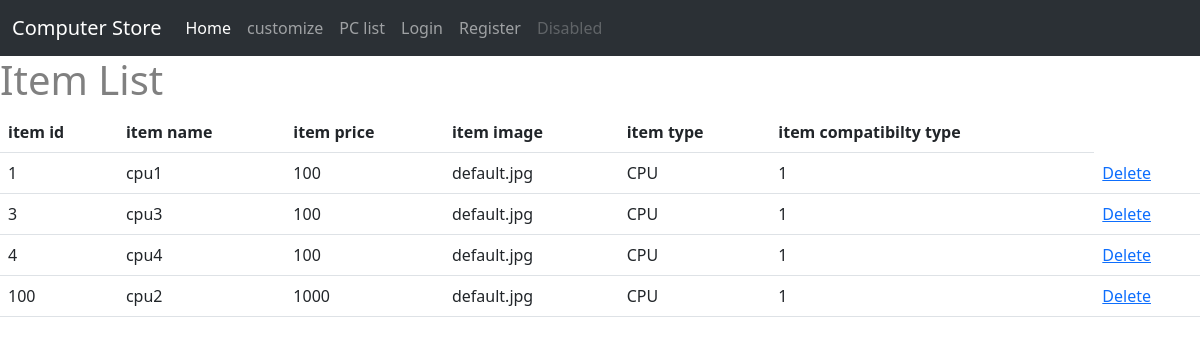
The app's page /displayItem, older data.
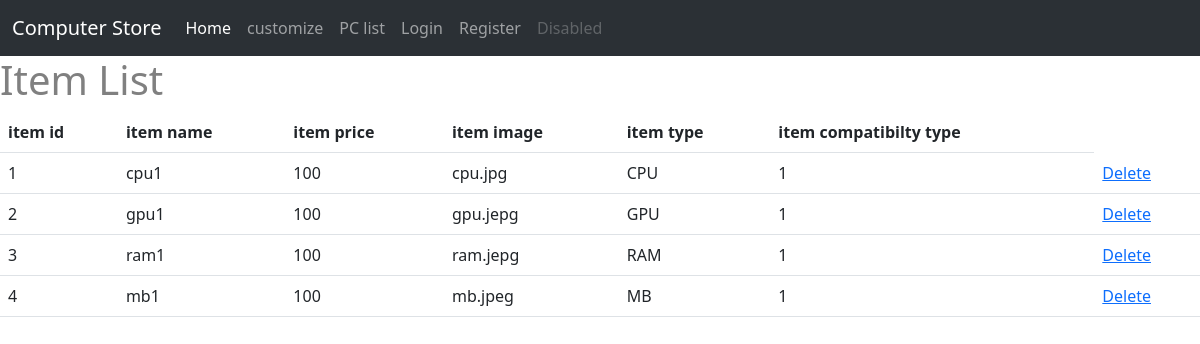
The same page, newer data.
### ltt/models.py (models this page shows, shortened)
class Item(db.Model):
    __tablename__ = 'item'
    id = db.Column(db.Integer,primary_key = True)
    item_name = db.Column(db.String(20))
    item_price = db.Column(db.Integer)
    item_image = db.Column(db.String(20), default = "default.jpg")
    item_type = db.Column(db.String(20))
    item_c = db.Column(db.Integer)
    comments = db.relationship("Comment",backref ="item")
    rate_count = db.Column(db.Integer, default = 0)
    rate_acc = db.Column(db.Integer,default = 0)

### ltt/view.py (the view)
@view.route('/displayItem')
def displayItem():
    items = Item.query.all()
    return render_template('displayItem.html', items = items)

### ltt/templates/displayItem.html (shortened to what this page needs)
{% extends "base.html" %}
{% block contend %}
<h1>Item List</h1>
<table class = "table table-hover">
    <thead>
        <tr>
            <th scope="col"> item id</th>
            <th scope="col">item name </th>
            <th scope="col"> item price</th>
            <th scope="col">item image </th>
            <th scope="col">item type </th>
            <th scope="col">item compatibilty type </th>
        </tr>
    </thead>
    <tbody>
        {% for item in items %}
        <tr>
            <td>{{item.id}}</td>
            <td>{{item.item_name}}</td>
            <td>{{item.item_price}}</td>
            <td>{{item.item_image}}</td>
            <td>{{item.item_type}}</td>
            <td>{{item.item_c}}</td>
            <td>
                <a href="/delete/{{item.id}}">Delete</a>
            </td>
        </tr>
        {% endfor %}
    </tbody>
</table>
{% endblock %}

Row changes from the older to the newer data that the page shows:
removed Item: id "100", item_name "cpu2", item_price "1000", item_image "default.jpg", item_type "CPU", item_c "1"
changed Item "cpu1": item_image "default.jpg" → "cpu.jpg"
added Item: id "2", item_name "gpu1", item_price "100", item_image "gpu.jepg", item_type "GPU", item_c "1"
changed Item id 3: item_name "cpu3" → "ram1"; item_image "default.jpg" → "ram.jepg"; item_type "CPU" → "RAM"
changed Item id 4: item_name "cpu4" → "mb1"; item_image "default.jpg" → "mb.jpeg"; item_type "CPU" → "MB"
